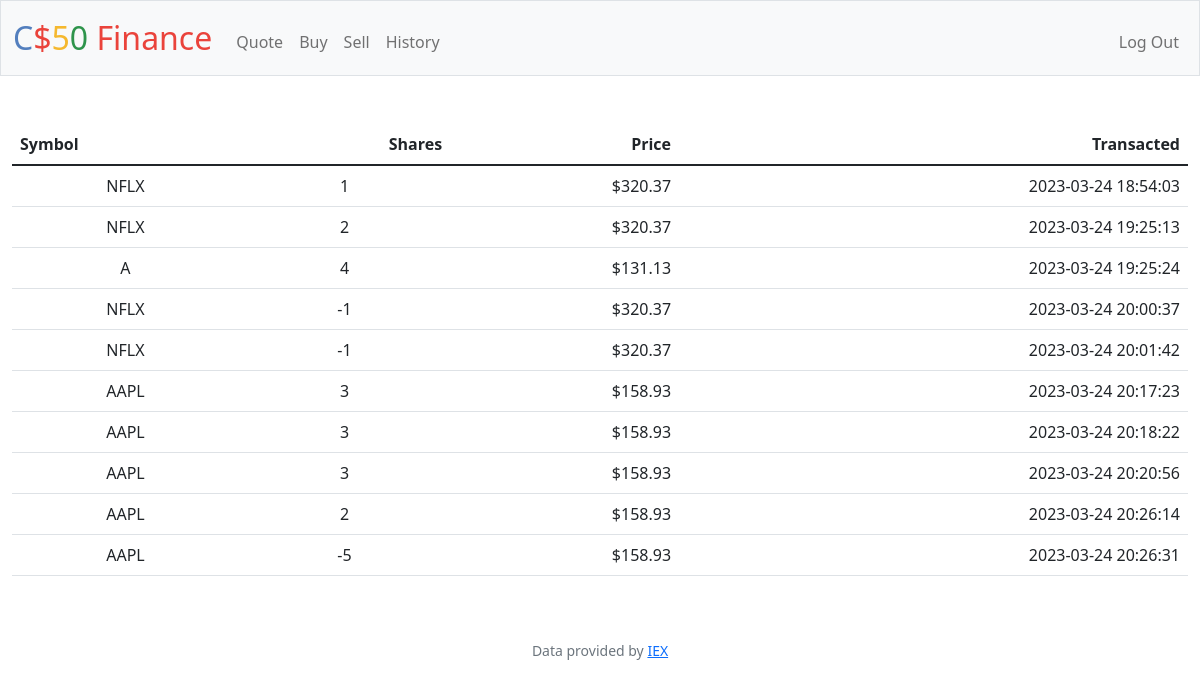
The app's page /history (signed in) with its own data.
### tables this page shows
CREATE TABLE history (
id INTEGER PRIMARY KEY AUTOINCREMENT NOT NULL,
user_id INTEGER,
symbol TEXT NOT NULL,
name TEXT,
shares INTEGER NOT NULL,
price NUMERIC NOT NULL,
timestamp TIMESTAMP NOT NULL,
FOREIGN KEY (user_id) REFERENCES users(id)
);

### app.py (the view)
@app.route("/history")
@login_required
def history():
    history = db.execute(
        "SELECT symbol, shares, price, timestamp FROM history WHERE user_id = ?",
        session["user_id"],
    )
    for item in history:
        item["price"]= usd(item["price"])
    return render_template("history.html", history=history)

### app.py (called while the page is built)
@app.after_request
def after_request(response):
    response.headers["Cache-Control"] = "no-cache, no-store, must-revalidate"
    response.headers["Expires"] = 0
    response.headers["Pragma"] = "no-cache"
    return response

### helpers.py (called while the page is built)
def login_required(f):
    @wraps(f)
    def decorated_function(*args, **kwargs):
        if session.get("user_id") is None:
            return redirect("/login")
        return f(*args, **kwargs)
    return decorated_function

def usd(value):
    return f"${value:,.2f}"

### templates/history.html
{% extends "layout.html" %} {% block title %}Quote{% endblock %} {% block main
%}
<table class="table">
    <thead>
        <tr>
            <th class="text-start">Symbol</th>
            <th class="text-end">Shares</th>
            <th class="text-end">Price</th>
            <th class="text-end">Transacted</th>
        </tr>
    </thead>
    <tbody>
        {% for stock in history %}
        <tr>
            <td>{{ stock["symbol"] }}</td>
            <td>{{ stock["shares"] }}</td>
            <td class="text-end">{{ stock["price"] }}</td>
            <td class="text-end">{{ stock["timestamp"] }}</td>
        </tr>
        {% endfor %}
    </tbody>
</table>
{% endblock %}

### templates/layout.html (shortened to what this page needs)
<!DOCTYPE html>
<html lang="en">
    <head>
        <link href="https://cdn.jsdelivr.net/npm/bootstrap@5.1.3/dist/css/bootstrap.min.css" rel="stylesheet">
        <link href="/static/styles.css" rel="stylesheet">
    </head>
    <body>
        <nav class="bg-light border navbar navbar-expand-md navbar-light">
            <div class="container-fluid">
                <a class="navbar-brand" href="/"><span class="blue">C</span><span class="red">$</span><span class="yellow">5</span><span class="green">0</span> <span class="red">Finance</span></a>
                <div class="collapse navbar-collapse" id="navbar">
                    {% if session["user_id"] %}
                        <ul class="navbar-nav me-auto mt-2">
                            <li class="nav-item"><a class="nav-link" href="/quote">Quote</a></li>
                            <li class="nav-item"><a class="nav-link" href="/buy">Buy</a></li>
                            <li class="nav-item"><a class="nav-link" href="/sell">Sell</a></li>
                            <li class="nav-item"><a class="nav-link" href="/history">History</a></li>
                        </ul>
                        <ul class="navbar-nav ms-auto mt-2">
                            <li class="nav-item"><a class="nav-link" href="/logout">Log Out</a></li>
                        </ul>
                    {% else %}
                        <ul class="navbar-nav ms-auto mt-2">
                            <li class="nav-item"><a class="nav-link" href="/register">Register</a></li>
                            <li class="nav-item"><a class="nav-link" href="/login">Log In</a></li>
                        </ul>
                    {% endif %}
                </div>
            </div>
        </nav>
        <main class="container-fluid py-5 text-center">
            {% block main %}{% endblock %}
        </main>
        <footer class="mb-5 small text-center text-muted">
            Data provided by <a href="https://iexcloud.io/">IEX</a>
        </footer>
    </body>
</html>

### static/styles.css (style rules this page uses)
nav .navbar-brand { font-size: xx-large; }
nav .navbar-brand .blue { color: #537fbe; }
nav .navbar-brand .red { color: #ea433b; }
nav .navbar-brand .yellow { color: #f5b82e; }
nav .navbar-brand .green { color: #2e944b; }

### records on screen
history: symbol "NFLX", shares "1", price "$320.37", timestamp "2023-03-24 18:54:03"
history: symbol "NFLX", shares "2", price "$320.37", timestamp "2023-03-24 19:25:13"
history: symbol "A", shares "4", price "$131.13", timestamp "2023-03-24 19:25:24"
history: symbol "NFLX", shares "-1", price "$320.37", timestamp "2023-03-24 20:00:37"
history: symbol "NFLX", shares "-1", price "$320.37", timestamp "2023-03-24 20:01:42"
history: symbol "AAPL", shares "3", price "$158.93", timestamp "2023-03-24 20:17:23"
history: symbol "AAPL", shares "3", price "$158.93", timestamp "2023-03-24 20:18:22"
history: symbol "AAPL", shares "3", price "$158.93", timestamp "2023-03-24 20:20:56"
history: symbol "AAPL", shares "2", price "$158.93", timestamp "2023-03-24 20:26:14"
history: symbol "AAPL", shares "-5", price "$158.93", timestamp "2023-03-24 20:26:31"
